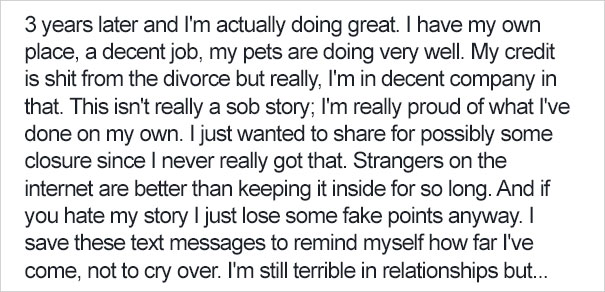
#> input picture TEST_IMAGES/OCR3.jpg, 605 x 292 px
$ python ocr.py --image TEST_IMAGES/OCR3.jpg
#> lines starting #> are read from the running program, lines starting #| are printed output that depends on the picture; after the words box and inside, x2 and y2 are one past the last pixel; in counts of white or black regions, pixels touching at a corner belong together
from PIL import Image
import pytesseract
import numpy as np
import argparse
import cv2, os

# parse the argument
parser = argparse.ArgumentParser()
parser.add_argument("-i", "--image", required = True)
parser.add_argument("-p", "--preprocess", type = str, default = "thresh")
args = vars(parser.parse_args())

# load the example image and convert it to grayscale
image = cv2.imread(args["image"])
#> image is the input picture: shape (292, 605, 3); mean B, G, R 223.6, 222.7, 222.3
gray = cv2.cvtColor(image, cv2.COLOR_BGR2GRAY)

# check preprocess to apply thresholding on the image
if args["preprocess"] == "thresh":
	gray = cv2.threshold(gray, 0, 255,
		cv2.THRESH_BINARY | cv2.THRESH_OTSU)[1]
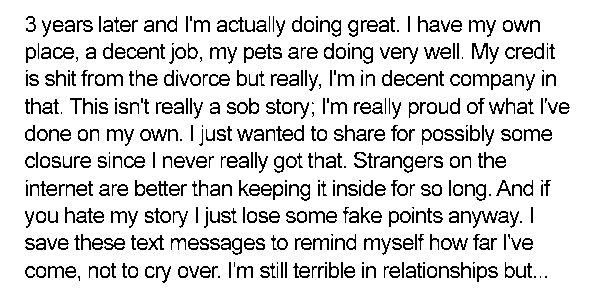
#> gray: shape (292, 605); 85.8% white; black in thin lines or dots, all inside (x1, y1, x2, y2) = (25, 16, 570, 283)

elif args["preprocess"] == "blur":
	gray = cv2.medianBlur(gray, 3)

# write the grayscale image to disk as a temporary file
filename = "{}.png".format(os.getpid())
cv2.imwrite(filename, gray)

# load the image as a PIL/Pillow image
# apply OCR
# delete temp image
#> (the run stopped early here; a loop or call above may not have finished)

$ run again, on TEST_IMAGES/OCR2.png
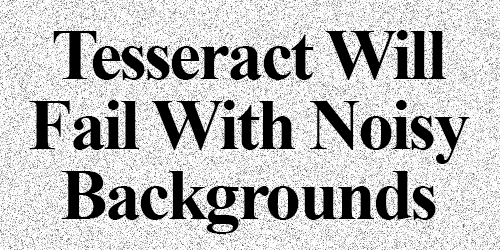
#> input picture TEST_IMAGES/OCR2.png, 500 x 250 px
#> image is the input picture: shape (250, 500, 3); min 0, max 255, mean 189.9
#> `gray = cv2.threshold(gray, 0, 255, cv2.THRESH_BINARY | cv2.THRESH_OTSU..`:
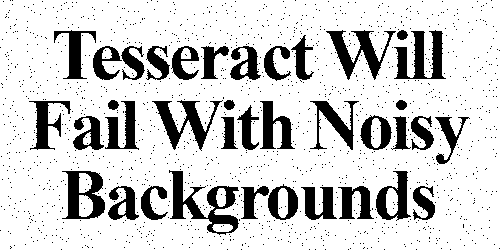
#> gray: shape (250, 500); 81.3% white; 1431 black regions (1394 under 20 px), largest, box (x1, y1, x2, y2) and area: (169, 170, 239, 235) 1570, (394, 30, 446, 79) 1266, (152, 100, 223, 151) 1195
